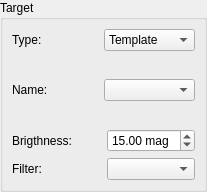
<?xml version="1.0" encoding="UTF-8"?>
<ui version="4.0">
 <class>WidgetTarget</class>
 <widget class="QWidget" name="WidgetTarget">
  <property name="geometry">
   <rect>
    <x>0</x>
    <y>0</y>
    <width>207</width>
    <height>192</height>
   </rect>
  </property>
  <property name="windowTitle">
   <string>Form</string>
  </property>
  <layout class="QVBoxLayout" name="verticalLayout">
   <property name="spacing">
    <number>0</number>
   </property>
   <property name="leftMargin">
    <number>0</number>
   </property>
   <property name="topMargin">
    <number>0</number>
   </property>
   <property name="rightMargin">
    <number>0</number>
   </property>
   <property name="bottomMargin">
    <number>0</number>
   </property>
   <item>
    <widget class="QGroupBox" name="groupBox">
     <property name="title">
      <string>Target</string>
     </property>
     <layout class="QVBoxLayout" name="verticalLayout_2">
      <item>
       <layout class="QGridLayout" name="gridLayout">
        <property name="spacing">
         <number>0</number>
        </property>
        <item row="0" column="0">
         <widget class="QLabel" name="label">
          <property name="text">
           <string>Type:</string>
          </property>
         </widget>
        </item>
        <item row="0" column="1">
         <widget class="QComboBox" name="comboType">
          <item>
           <property name="text">
            <string>Template</string>
           </property>
          </item>
         </widget>
        </item>
       </layout>
      </item>
      <item>
       <widget class="QStackedWidget" name="stackedWidget">
        <property name="currentIndex">
         <number>0</number>
        </property>
        <widget class="QWidget" name="page">
         <layout class="QGridLayout" name="gridLayout_2">
          <property name="leftMargin">
           <number>0</number>
          </property>
          <property name="topMargin">
           <number>0</number>
          </property>
          <property name="rightMargin">
           <number>0</number>
          </property>
          <property name="bottomMargin">
           <number>0</number>
          </property>
          <property name="spacing">
           <number>0</number>
          </property>
          <item row="0" column="1">
           <widget class="QComboBox" name="comboTemplate"/>
          </item>
          <item row="0" column="0">
           <widget class="QLabel" name="label_2">
            <property name="text">
             <string>Name:</string>
            </property>
           </widget>
          </item>
         </layout>
        </widget>
       </widget>
      </item>
      <item>
       <layout class="QGridLayout" name="gridLayout_3">
        <item row="0" column="0">
         <widget class="QLabel" name="label_3">
          <property name="text">
           <string>Brigthness:</string>
          </property>
         </widget>
        </item>
        <item row="0" column="1">
         <widget class="QDoubleSpinBox" name="spinBrightness">
          <property name="suffix">
           <string> mag</string>
          </property>
          <property name="minimum">
           <double>-99.989999999999995</double>
          </property>
          <property name="value">
           <double>15.000000000000000</double>
          </property>
         </widget>
        </item>
        <item row="1" column="0">
         <widget class="QLabel" name="label_4">
          <property name="text">
           <string>Filter:</string>
          </property>
         </widget>
        </item>
        <item row="1" column="1">
         <widget class="QComboBox" name="comboFilter"/>
        </item>
       </layout>
      </item>
     </layout>
    </widget>
   </item>
  </layout>
 </widget>
 <resources/>
 <connections/>
</ui>
